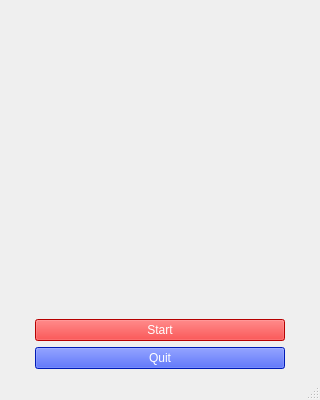
<?xml version="1.0" encoding="UTF-8"?>
<ui version="4.0">
 <class>MainWindow</class>
 <widget class="QMainWindow" name="MainWindow">
  <property name="geometry">
   <rect>
    <x>0</x>
    <y>0</y>
    <width>320</width>
    <height>400</height>
   </rect>
  </property>
  <property name="minimumSize">
   <size>
    <width>320</width>
    <height>400</height>
   </size>
  </property>
  <property name="maximumSize">
   <size>
    <width>320</width>
    <height>400</height>
   </size>
  </property>
  <property name="windowTitle">
   <string>Physico Project</string>
  </property>
  <property name="windowIcon">
   <iconset>
    <normaloff>../iconFiles/web.png</normaloff>../iconFiles/web.png</iconset>
  </property>
  <widget class="QWidget" name="centralwidget">
   <layout class="QVBoxLayout" name="verticalLayout_2">
    <item>
     <widget class="QLabel" name="labelIntro">
      <property name="sizeIncrement">
       <size>
        <width>0</width>
        <height>0</height>
       </size>
      </property>
      <property name="mouseTracking">
       <bool>false</bool>
      </property>
      <property name="styleSheet">
       <string notr="true">font: 15pt &quot;서울한강체 EB&quot;;</string>
      </property>
      <property name="text">
       <string/>
      </property>
      <property name="alignment">
       <set>Qt::AlignCenter</set>
      </property>
      <property name="wordWrap">
       <bool>false</bool>
      </property>
     </widget>
    </item>
    <item>
     <layout class="QHBoxLayout" name="horizontalLayout">
      <item>
       <spacer name="horizontalSpacer">
        <property name="orientation">
         <enum>Qt::Horizontal</enum>
        </property>
        <property name="sizeHint" stdset="0">
         <size>
          <width>5</width>
          <height>20</height>
         </size>
        </property>
       </spacer>
      </item>
      <item>
       <layout class="QVBoxLayout" name="verticalLayout">
        <item>
         <widget class="QPushButton" name="pushButtonStart">
          <property name="minimumSize">
           <size>
            <width>250</width>
            <height>0</height>
           </size>
          </property>
          <property name="styleSheet">
           <string notr="true">font: 10pt &quot;서울남산체 EB&quot;;
background-color: rgb(255, 0, 0);
color: rgb(255, 255, 255);</string>
          </property>
          <property name="text">
           <string>Start</string>
          </property>
         </widget>
        </item>
        <item>
         <widget class="QPushButton" name="pushButtonQuit">
          <property name="styleSheet">
           <string notr="true">font: 10pt &quot;서울남산체 EB&quot;;
background-color: rgb(0, 38, 255);
color: rgb(255, 255, 255);</string>
          </property>
          <property name="text">
           <string>Quit</string>
          </property>
         </widget>
        </item>
       </layout>
      </item>
      <item>
       <spacer name="horizontalSpacer_2">
        <property name="orientation">
         <enum>Qt::Horizontal</enum>
        </property>
        <property name="sizeHint" stdset="0">
         <size>
          <width>5</width>
          <height>20</height>
         </size>
        </property>
       </spacer>
      </item>
     </layout>
    </item>
   </layout>
  </widget>
  <widget class="QStatusBar" name="statusbar"/>
 </widget>
 <resources/>
 <connections/>
</ui>
